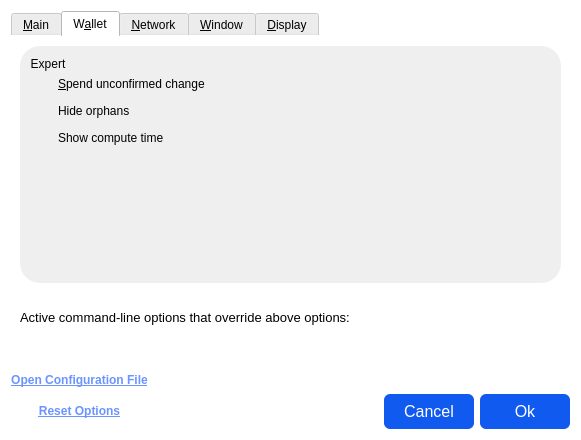
<?xml version="1.0" encoding="UTF-8"?>
<ui version="4.0">
 <class>OptionsDialog</class>
 <widget class="QDialog" name="OptionsDialog">
  <property name="geometry">
   <rect>
    <x>0</x>
    <y>0</y>
    <width>581</width>
    <height>440</height>
   </rect>
  </property>
  <property name="minimumSize">
   <size>
    <width>0</width>
    <height>0</height>
   </size>
  </property>
  <property name="windowTitle">
   <string>Options</string>
  </property>
  <property name="styleSheet">
   <string notr="true">background-color:white;
border:none;</string>
  </property>
  <property name="modal">
   <bool>true</bool>
  </property>
  <layout class="QVBoxLayout" name="verticalLayout">
   <item>
    <widget class="QTabWidget" name="tabWidget">
     <property name="styleSheet">
      <string notr="true"/>
     </property>
     <property name="currentIndex">
      <number>1</number>
     </property>
     <widget class="QWidget" name="tabMain">
      <property name="styleSheet">
       <string notr="true">padding-top:6px;
background-color:transparent;</string>
      </property>
      <attribute name="title">
       <string>&amp;Main</string>
      </attribute>
      <layout class="QVBoxLayout" name="verticalLayout_Main">
       <item>
        <widget class="QFrame" name="frame_2">
         <property name="minimumSize">
          <size>
           <width>0</width>
           <height>0</height>
          </size>
         </property>
         <property name="styleSheet">
          <string notr="true">#frame_2{
background-color:#10000000;
border-radius:20px;
padding:9px;
}</string>
         </property>
         <property name="frameShape">
          <enum>QFrame::StyledPanel</enum>
         </property>
         <property name="frameShadow">
          <enum>QFrame::Raised</enum>
         </property>
         <layout class="QVBoxLayout" name="verticalLayout_3">
          <property name="leftMargin">
           <number>0</number>
          </property>
          <property name="topMargin">
           <number>0</number>
          </property>
          <property name="rightMargin">
           <number>0</number>
          </property>
          <property name="bottomMargin">
           <number>0</number>
          </property>
          <item>
           <widget class="QCheckBox" name="bitcoinAtStartup">
            <property name="toolTip">
             <string>Automatically start %1 after logging in to the system.</string>
            </property>
            <property name="text">
             <string>&amp;Start %1 on system login</string>
            </property>
           </widget>
          </item>
          <item>
           <spacer name="horizontalSpacer_0_Main">
            <property name="orientation">
             <enum>Qt::Horizontal</enum>
            </property>
            <property name="sizeHint" stdset="0">
             <size>
              <width>40</width>
              <height>5</height>
             </size>
            </property>
           </spacer>
          </item>
          <item>
           <layout class="QHBoxLayout" name="horizontalLayout_Main_Prune">
            <item>
             <widget class="QCheckBox" name="prune">
              <property name="toolTip">
               <string>Disables some advanced features but all blocks will still be fully validated. Reverting this setting requires re-downloading the entire blockchain. Actual disk usage may be somewhat higher.</string>
              </property>
              <property name="text">
               <string>Prune &amp;block storage to</string>
              </property>
             </widget>
            </item>
            <item alignment="Qt::AlignHCenter">
             <widget class="QSpinBox" name="pruneSize">
              <property name="styleSheet">
               <string notr="true">border-bottom: 1px solid #bababa;</string>
              </property>
              <property name="alignment">
               <set>Qt::AlignCenter</set>
              </property>
             </widget>
            </item>
            <item>
             <widget class="QLabel" name="pruneSizeUnitLabel">
              <property name="text">
               <string>GB</string>
              </property>
              <property name="textFormat">
               <enum>Qt::PlainText</enum>
              </property>
             </widget>
            </item>
            <item>
             <spacer name="horizontalSpacer_Main_Prune">
              <property name="orientation">
               <enum>Qt::Horizontal</enum>
              </property>
              <property name="sizeHint" stdset="0">
               <size>
                <width>40</width>
                <height>20</height>
               </size>
              </property>
             </spacer>
            </item>
           </layout>
          </item>
          <item>
           <widget class="QLabel" name="pruneWarning">
            <property name="text">
             <string>Reverting this setting requires re-downloading the entire blockchain.</string>
            </property>
            <property name="textFormat">
             <enum>Qt::PlainText</enum>
            </property>
           </widget>
          </item>
          <item>
           <layout class="QHBoxLayout" name="horizontalLayout_2_Main">
            <item>
             <widget class="QLabel" name="databaseCacheLabel">
              <property name="text">
               <string>Size of &amp;database cache</string>
              </property>
              <property name="textFormat">
               <enum>Qt::PlainText</enum>
              </property>
              <property name="buddy">
               <cstring>databaseCache</cstring>
              </property>
             </widget>
            </item>
            <item alignment="Qt::AlignHCenter">
             <widget class="QSpinBox" name="databaseCache">
              <property name="styleSheet">
               <string notr="true">border-bottom: 1px solid #bababa;</string>
              </property>
              <property name="alignment">
               <set>Qt::AlignCenter</set>
              </property>
             </widget>
            </item>
            <item>
             <widget class="QLabel" name="databaseCacheUnitLabel">
              <property name="text">
               <string>MB</string>
              </property>
              <property name="textFormat">
               <enum>Qt::PlainText</enum>
              </property>
             </widget>
            </item>
            <item>
             <spacer name="horizontalSpacer_2_Main">
              <property name="orientation">
               <enum>Qt::Horizontal</enum>
              </property>
              <property name="sizeHint" stdset="0">
               <size>
                <width>40</width>
                <height>20</height>
               </size>
              </property>
             </spacer>
            </item>
           </layout>
          </item>
          <item>
           <layout class="QHBoxLayout" name="horizontalLayout_Main_VerifyLabel">
            <item>
             <widget class="QLabel" name="threadsScriptVerifLabel">
              <property name="text">
               <string>Number of script &amp;verification threads</string>
              </property>
              <property name="textFormat">
               <enum>Qt::PlainText</enum>
              </property>
              <property name="buddy">
               <cstring>threadsScriptVerif</cstring>
              </property>
             </widget>
            </item>
            <item alignment="Qt::AlignHCenter">
             <widget class="QSpinBox" name="threadsScriptVerif">
              <property name="toolTip">
               <string>(0 = auto, &lt;0 = leave that many cores free)</string>
              </property>
              <property name="styleSheet">
               <string notr="true">border-bottom: 1px solid #bababa;</string>
              </property>
              <property name="alignment">
               <set>Qt::AlignCenter</set>
              </property>
             </widget>
            </item>
            <item>
             <spacer name="horizontalSpacer_Main_Threads">
              <property name="orientation">
               <enum>Qt::Horizontal</enum>
              </property>
              <property name="sizeHint" stdset="0">
               <size>
                <width>40</width>
                <height>20</height>
               </size>
              </property>
             </spacer>
            </item>
           </layout>
          </item>
         </layout>
        </widget>
       </item>
      </layout>
     </widget>
     <widget class="QWidget" name="tabWallet">
      <property name="styleSheet">
       <string notr="true">padding-top:6px;</string>
      </property>
      <attribute name="title">
       <string>W&amp;allet</string>
      </attribute>
      <layout class="QVBoxLayout" name="verticalLayout_Wallet">
       <item>
        <widget class="QFrame" name="frame_3">
         <property name="minimumSize">
          <size>
           <width>0</width>
           <height>100</height>
          </size>
         </property>
         <property name="styleSheet">
          <string notr="true">#frame_3{
background-color:#10000000;
border-radius:20px;
padding:9px;
}</string>
         </property>
         <property name="frameShape">
          <enum>QFrame::StyledPanel</enum>
         </property>
         <property name="frameShadow">
          <enum>QFrame::Raised</enum>
         </property>
         <layout class="QVBoxLayout" name="verticalLayout_5">
          <property name="leftMargin">
           <number>0</number>
          </property>
          <property name="topMargin">
           <number>0</number>
          </property>
          <property name="rightMargin">
           <number>0</number>
          </property>
          <property name="bottomMargin">
           <number>0</number>
          </property>
          <item>
           <widget class="QGroupBox" name="groupBox">
            <property name="styleSheet">
             <string notr="true">background-color:transparent;</string>
            </property>
            <property name="title">
             <string>Expert</string>
            </property>
            <layout class="QVBoxLayout" name="verticalLayout_2">
             <item>
              <widget class="QCheckBox" name="spendZeroConfChange">
               <property name="toolTip">
                <string>If you disable the spending of unconfirmed change, the change from a transaction cannot be used until that transaction has at least one confirmation. This also affects how your balance is computed.</string>
               </property>
               <property name="text">
                <string>&amp;Spend unconfirmed change</string>
               </property>
              </widget>
             </item>
             <item>
              <widget class="QCheckBox" name="hideOrphans">
               <property name="text">
                <string>Hide orphans</string>
               </property>
              </widget>
             </item>
             <item>
              <widget class="QCheckBox" name="showComputeTime">
               <property name="text">
                <string>Show compute time</string>
               </property>
              </widget>
             </item>
            </layout>
           </widget>
          </item>
          <item>
           <spacer name="verticalSpacer_Wallet">
            <property name="orientation">
             <enum>Qt::Vertical</enum>
            </property>
            <property name="sizeHint" stdset="0">
             <size>
              <width>20</width>
              <height>125</height>
             </size>
            </property>
           </spacer>
          </item>
         </layout>
        </widget>
       </item>
      </layout>
     </widget>
     <widget class="QWidget" name="tabNetwork">
      <property name="styleSheet">
       <string notr="true">padding-top:6px;</string>
      </property>
      <attribute name="title">
       <string>&amp;Network</string>
      </attribute>
      <layout class="QVBoxLayout" name="verticalLayout_Network">
       <item>
        <widget class="QFrame" name="frame_5">
         <property name="minimumSize">
          <size>
           <width>0</width>
           <height>0</height>
          </size>
         </property>
         <property name="styleSheet">
          <string notr="true">#frame_5{
background-color:#10000000;
border-radius:20px;
padding:9px;
}</string>
         </property>
         <property name="frameShape">
          <enum>QFrame::StyledPanel</enum>
         </property>
         <property name="frameShadow">
          <enum>QFrame::Raised</enum>
         </property>
         <layout class="QVBoxLayout" name="verticalLayout_7">
          <property name="leftMargin">
           <number>0</number>
          </property>
          <property name="topMargin">
           <number>0</number>
          </property>
          <property name="rightMargin">
           <number>0</number>
          </property>
          <property name="bottomMargin">
           <number>0</number>
          </property>
          <item>
           <widget class="QFrame" name="frame_4">
            <property name="minimumSize">
             <size>
              <width>0</width>
              <height>0</height>
             </size>
            </property>
            <property name="styleSheet">
             <string notr="true">background-color:transparent;</string>
            </property>
            <property name="frameShape">
             <enum>QFrame::StyledPanel</enum>
            </property>
            <property name="frameShadow">
             <enum>QFrame::Raised</enum>
            </property>
            <layout class="QVBoxLayout" name="verticalLayout_6">
             <property name="leftMargin">
              <number>0</number>
             </property>
             <property name="topMargin">
              <number>0</number>
             </property>
             <property name="rightMargin">
              <number>0</number>
             </property>
             <property name="bottomMargin">
              <number>0</number>
             </property>
             <item>
              <widget class="QCheckBox" name="mapPortUpnp">
               <property name="toolTip">
                <string>Automatically open the Veil client port on the router. This only works when your router supports UPnP and it is enabled.</string>
               </property>
               <property name="text">
                <string>Map port using &amp;UPnP</string>
               </property>
              </widget>
             </item>
             <item>
              <widget class="QCheckBox" name="allowIncoming">
               <property name="toolTip">
                <string>Accept connections from outside.</string>
               </property>
               <property name="text">
                <string>Allow incomin&amp;g connections</string>
               </property>
              </widget>
             </item>
             <item>
              <widget class="QCheckBox" name="connectSocks">
               <property name="toolTip">
                <string>Connect to the Veil network through a SOCKS5 proxy.</string>
               </property>
               <property name="text">
                <string>&amp;Connect through SOCKS5 proxy (default proxy):</string>
               </property>
              </widget>
             </item>
             <item>
              <layout class="QHBoxLayout" name="horizontalLayout_1_Network">
               <item>
                <widget class="QLabel" name="proxyIpLabel">
                 <property name="text">
                  <string>Proxy &amp;IP:</string>
                 </property>
                 <property name="textFormat">
                  <enum>Qt::PlainText</enum>
                 </property>
                 <property name="buddy">
                  <cstring>proxyIp</cstring>
                 </property>
                </widget>
               </item>
               <item>
                <widget class="QValidatedLineEdit" name="proxyIp">
                 <property name="minimumSize">
                  <size>
                   <width>140</width>
                   <height>0</height>
                  </size>
                 </property>
                 <property name="maximumSize">
                  <size>
                   <width>140</width>
                   <height>16777215</height>
                  </size>
                 </property>
                 <property name="toolTip">
                  <string>IP address of the proxy (e.g. IPv4: 127.0.0.1 / IPv6: ::1)</string>
                 </property>
                </widget>
               </item>
               <item>
                <widget class="QLabel" name="proxyPortLabel">
                 <property name="text">
                  <string>&amp;Port:</string>
                 </property>
                 <property name="textFormat">
                  <enum>Qt::PlainText</enum>
                 </property>
                 <property name="buddy">
                  <cstring>proxyPort</cstring>
                 </property>
                </widget>
               </item>
               <item>
                <widget class="QLineEdit" name="proxyPort">
                 <property name="minimumSize">
                  <size>
                   <width>55</width>
                   <height>0</height>
                  </size>
                 </property>
                 <property name="maximumSize">
                  <size>
                   <width>55</width>
                   <height>16777215</height>
                  </size>
                 </property>
                 <property name="toolTip">
                  <string>Port of the proxy (e.g. 9050)</string>
                 </property>
                </widget>
               </item>
               <item>
                <spacer name="horizontalSpacer_1_Network">
                 <property name="orientation">
                  <enum>Qt::Horizontal</enum>
                 </property>
                 <property name="sizeHint" stdset="0">
                  <size>
                   <width>40</width>
                   <height>20</height>
                  </size>
                 </property>
                </spacer>
               </item>
              </layout>
             </item>
             <item>
              <layout class="QHBoxLayout" name="horizontalLayout_2_Network">
               <item>
                <widget class="QLabel" name="proxyActiveNets">
                 <property name="text">
                  <string>Used for reaching peers via:</string>
                 </property>
                 <property name="textFormat">
                  <enum>Qt::PlainText</enum>
                 </property>
                </widget>
               </item>
               <item>
                <widget class="QCheckBox" name="proxyReachIPv4">
                 <property name="enabled">
                  <bool>false</bool>
                 </property>
                 <property name="toolTip">
                  <string>Shows if the supplied default SOCKS5 proxy is used to reach peers via this network type.</string>
                 </property>
                 <property name="text">
                  <string/>
                 </property>
                </widget>
               </item>
               <item>
                <widget class="QLabel" name="proxyReachIPv4Label">
                 <property name="text">
                  <string>IPv4</string>
                 </property>
                 <property name="textFormat">
                  <enum>Qt::PlainText</enum>
                 </property>
                </widget>
               </item>
               <item>
                <widget class="QCheckBox" name="proxyReachIPv6">
                 <property name="enabled">
                  <bool>false</bool>
                 </property>
                 <property name="toolTip">
                  <string>Shows if the supplied default SOCKS5 proxy is used to reach peers via this network type.</string>
                 </property>
                 <property name="text">
                  <string/>
                 </property>
                </widget>
               </item>
               <item>
                <widget class="QLabel" name="proxyReachIPv6Label">
                 <property name="text">
                  <string>IPv6</string>
                 </property>
                 <property name="textFormat">
                  <enum>Qt::PlainText</enum>
                 </property>
                </widget>
               </item>
               <item>
                <widget class="QCheckBox" name="proxyReachTor">
                 <property name="enabled">
                  <bool>false</bool>
                 </property>
                 <property name="toolTip">
                  <string>Shows if the supplied default SOCKS5 proxy is used to reach peers via this network type.</string>
                 </property>
                 <property name="text">
                  <string/>
                 </property>
                </widget>
               </item>
               <item>
                <widget class="QLabel" name="proxyReachTorLabel">
                 <property name="text">
                  <string>Tor</string>
                 </property>
                 <property name="textFormat">
                  <enum>Qt::PlainText</enum>
                 </property>
                </widget>
               </item>
               <item>
                <spacer name="horizontalSpacer_2_Network">
                 <property name="orientation">
                  <enum>Qt::Horizontal</enum>
                 </property>
                 <property name="sizeHint" stdset="0">
                  <size>
                   <width>40</width>
                   <height>20</height>
                  </size>
                 </property>
                </spacer>
               </item>
              </layout>
             </item>
             <item>
              <widget class="QCheckBox" name="connectSocksTor">
               <property name="toolTip">
                <string>Connect to the Veil network through a separate SOCKS5 proxy for Tor hidden services.</string>
               </property>
               <property name="text">
                <string>Use separate SOCKS&amp;5 proxy to reach peers via Tor hidden services:</string>
               </property>
              </widget>
             </item>
             <item>
              <layout class="QHBoxLayout" name="horizontalLayout_3_Network">
               <item>
                <widget class="QLabel" name="proxyIpTorLabel">
                 <property name="text">
                  <string>Proxy &amp;IP:</string>
                 </property>
                 <property name="textFormat">
                  <enum>Qt::PlainText</enum>
                 </property>
                 <property name="buddy">
                  <cstring>proxyIpTor</cstring>
                 </property>
                </widget>
               </item>
               <item>
                <widget class="QValidatedLineEdit" name="proxyIpTor">
                 <property name="minimumSize">
                  <size>
                   <width>140</width>
                   <height>0</height>
                  </size>
                 </property>
                 <property name="maximumSize">
                  <size>
                   <width>140</width>
                   <height>16777215</height>
                  </size>
                 </property>
                 <property name="toolTip">
                  <string>IP address of the proxy (e.g. IPv4: 127.0.0.1 / IPv6: ::1)</string>
                 </property>
                </widget>
               </item>
               <item>
                <widget class="QLabel" name="proxyPortTorLabel">
                 <property name="text">
                  <string>&amp;Port:</string>
                 </property>
                 <property name="textFormat">
                  <enum>Qt::PlainText</enum>
                 </property>
                 <property name="buddy">
                  <cstring>proxyPortTor</cstring>
                 </property>
                </widget>
               </item>
               <item>
                <widget class="QLineEdit" name="proxyPortTor">
                 <property name="minimumSize">
                  <size>
                   <width>55</width>
                   <height>0</height>
                  </size>
                 </property>
                 <property name="maximumSize">
                  <size>
                   <width>55</width>
                   <height>16777215</height>
                  </size>
                 </property>
                 <property name="toolTip">
                  <string>Port of the proxy (e.g. 9050)</string>
                 </property>
                </widget>
               </item>
               <item>
                <spacer name="horizontalSpacer_4_Network">
                 <property name="orientation">
                  <enum>Qt::Horizontal</enum>
                 </property>
                 <property name="sizeHint" stdset="0">
                  <size>
                   <width>40</width>
                   <height>20</height>
                  </size>
                 </property>
                </spacer>
               </item>
              </layout>
             </item>
             <item>
              <spacer name="verticalSpacer_Network">
               <property name="orientation">
                <enum>Qt::Vertical</enum>
               </property>
               <property name="sizeHint" stdset="0">
                <size>
                 <width>20</width>
                 <height>1</height>
                </size>
               </property>
              </spacer>
             </item>
            </layout>
           </widget>
          </item>
         </layout>
        </widget>
       </item>
      </layout>
     </widget>
     <widget class="QWidget" name="tabWindow">
      <property name="styleSheet">
       <string notr="true">padding-top:6px;</string>
      </property>
      <attribute name="title">
       <string>&amp;Window</string>
      </attribute>
      <layout class="QVBoxLayout" name="verticalLayout_Window">
       <item>
        <widget class="QFrame" name="frame_6">
         <property name="minimumSize">
          <size>
           <width>0</width>
           <height>100</height>
          </size>
         </property>
         <property name="styleSheet">
          <string notr="true">#frame_6{
background-color:#10000000;
border-radius:20px;
padding:9px;
}</string>
         </property>
         <property name="frameShape">
          <enum>QFrame::StyledPanel</enum>
         </property>
         <property name="frameShadow">
          <enum>QFrame::Raised</enum>
         </property>
         <layout class="QVBoxLayout" name="verticalLayout_77">
          <property name="leftMargin">
           <number>0</number>
          </property>
          <property name="topMargin">
           <number>0</number>
          </property>
          <property name="rightMargin">
           <number>0</number>
          </property>
          <property name="bottomMargin">
           <number>0</number>
          </property>
          <item>
            <widget class="QFrame" name="frame_9">
              <property name="minimumSize">
                <size>
                  <width>0</width>
                  <height>0</height>
                </size>
              </property>
              <property name="styleSheet">
                <string notr="true">background-color:transparent;</string>
              </property>
              <property name="frameShape">
                <enum>QFrame::StyledPanel</enum>
              </property>
              <property name="frameShadow">
                <enum>QFrame::Raised</enum>
              </property>
              <layout class="QVBoxLayout" name="verticalLayout_10">
                <property name="leftMargin">
                  <number>0</number>
                </property>
                <property name="topMargin">
                  <number>0</number>
                </property>
                <property name="rightMargin">
                  <number>0</number>
                </property>
                <property name="bottomMargin">
                  <number>0</number>
                </property>
                <item>
                 <widget class="QCheckBox" name="minimizeToTray">
                  <property name="toolTip">
                   <string>Show only a tray icon after minimizing the window.</string>
                  </property>
                  <property name="text">
                   <string>&amp;Minimize to the tray instead of the taskbar</string>
                  </property>
                 </widget>
                </item>
                <item>
                 <widget class="QCheckBox" name="hideTrayIcon">
                  <property name="toolTip">
                   <string>Hide the icon from the system tray.</string>
                  </property>
                  <property name="text">
                   <string>&amp;Hide tray icon</string>
                  </property>
                 </widget>
                </item>
                <item>
                 <widget class="QCheckBox" name="minimizeOnClose">
                  <property name="toolTip">
                   <string>Minimize instead of exit the application when the window is closed. When this option is enabled, the application will be closed only after selecting Exit in the menu.</string>
                  </property>
                  <property name="text">
                   <string>M&amp;inimize on close</string>
                  </property>
                 </widget>
                </item>
                <item>
                 <spacer name="verticalSpacer_2">
                  <property name="orientation">
                   <enum>Qt::Vertical</enum>
                  </property>
                  <property name="sizeHint" stdset="0">
                   <size>
                    <width>20</width>
                    <height>40</height>
                   </size>
                  </property>
                 </spacer>
                </item>
              </layout>
            </widget>
           </item>
         </layout>
        </widget>
       </item>
      </layout>
     </widget>
     <widget class="QWidget" name="tabDisplay">
      <property name="styleSheet">
       <string notr="true">padding-top:6px;</string>
      </property>
      <attribute name="title">
       <string>&amp;Display</string>
      </attribute>
      <layout class="QVBoxLayout" name="verticalLayout_Display">
       <item>
        <widget class="QFrame" name="frame_8">
         <property name="styleSheet">
          <string notr="true">#frame_8{
background-color:#10000000;
border-radius:20px;
padding:9px;
}</string>
         </property>
         <property name="frameShape">
          <enum>QFrame::StyledPanel</enum>
         </property>
         <property name="frameShadow">
          <enum>QFrame::Raised</enum>
         </property>
         <layout class="QVBoxLayout" name="verticalLayout_9">
          <property name="leftMargin">
           <number>0</number>
          </property>
          <property name="topMargin">
           <number>0</number>
          </property>
          <property name="rightMargin">
           <number>0</number>
          </property>
          <property name="bottomMargin">
           <number>0</number>
          </property>
          <item>
           <widget class="QFrame" name="frame_7">
            <property name="minimumSize">
             <size>
              <width>0</width>
              <height>100</height>
             </size>
            </property>
            <property name="styleSheet">
             <string notr="true">background-color:transparent;</string>
            </property>
            <property name="frameShape">
             <enum>QFrame::StyledPanel</enum>
            </property>
            <property name="frameShadow">
             <enum>QFrame::Raised</enum>
            </property>
            <layout class="QVBoxLayout" name="verticalLayout_8">
             <property name="leftMargin">
              <number>0</number>
             </property>
             <property name="topMargin">
              <number>0</number>
             </property>
             <property name="rightMargin">
              <number>0</number>
             </property>
             <property name="bottomMargin">
              <number>0</number>
             </property>
             <item>
              <layout class="QHBoxLayout" name="horizontalLayout_1_Display">
               <item>
                <widget class="QLabel" name="langLabel">
                 <property name="styleSheet">
                  <string notr="true">font-size:13px;</string>
                 </property>
                 <property name="text">
                  <string>User Interface &amp;language:</string>
                 </property>
                 <property name="textFormat">
                  <enum>Qt::PlainText</enum>
                 </property>
                 <property name="buddy">
                  <cstring>lang</cstring>
                 </property>
                </widget>
               </item>
               <item>
                <widget class="QValueComboBox" name="lang">
                 <property name="toolTip">
                  <string>The user interface language can be set here. This setting will take effect after restarting %1.</string>
                 </property>
                 <property name="styleSheet">
                  <string notr="true">QValueComboBox{
	font-size:13px;
	qproperty-alignment: AlignCenter;
    selection-color: #000000;
}

QValueComboBox QFrame{
	background-color:white;
}

QValueComboBox::drop-down {
   background-color:white;
   color:#bababa;
}
QToolTip {
    color: #ffffff;
    background-color: #6f9bf5;
    font-size:11pt;
    border: none;
    border-radius:20px;
    padding:6px;
    margin:0px;
    min-height: 35px;
    qproperty-alignment: 'AlignVCenter | AlignCenter';
}</string>
                 </property>
                </widget>
               </item>
              </layout>
             </item>
             <item>
              <layout class="QHBoxLayout" name="horizontalLayout_2_Display">
               <item>
                <widget class="QLabel" name="unitLabel">
                 <property name="styleSheet">
                  <string notr="true">font-size:13px;</string>
                 </property>
                 <property name="text">
                  <string>&amp;Unit to show amounts in:</string>
                 </property>
                 <property name="textFormat">
                  <enum>Qt::PlainText</enum>
                 </property>
                 <property name="buddy">
                  <cstring>unit</cstring>
                 </property>
                </widget>
               </item>
               <item>
                <widget class="QValueComboBox" name="unit">
                 <property name="toolTip">
                  <string>Choose the default subdivision unit to show in the interface and when sending coins.</string>
                 </property>
                 <property name="styleSheet">
                  <string notr="true">QValueComboBox{
	font-size:13px;
	qproperty-alignment: AlignCenter;
    selection-color: #000000;
}

QValueComboBox QFrame{
	background-color:white;
}

QValueComboBox::drop-down {
   background-color:white;
   color:#bababa;
}

QToolTip {
    color: #ffffff;
    background-color: #6f9bf5;
    font-size:11pt;
    border: none;
    border-radius:20px;
    padding:6px;
    margin:0px;
    min-height: 35px;
    qproperty-alignment: 'AlignVCenter | AlignCenter';
}</string>
                 </property>
                </widget>
               </item>
              </layout>
             </item>
             <item>
              <layout class="QHBoxLayout" name="horizontalLayout_3_Display">
               <item>
                <widget class="QLabel" name="thirdPartyTxUrlsLabel">
                 <property name="toolTip">
                  <string>Third party URLs (e.g. a block explorer) that appear in the transactions tab as context menu items. %s in the URL is replaced by transaction hash. Multiple URLs are separated by vertical bar |.</string>
                 </property>
                 <property name="styleSheet">
                  <string notr="true">font-size:13px;</string>
                 </property>
                 <property name="text">
                  <string>&amp;Third party transaction URLs</string>
                 </property>
                 <property name="buddy">
                  <cstring>thirdPartyTxUrls</cstring>
                 </property>
                </widget>
               </item>
               <item>
                <widget class="QLineEdit" name="thirdPartyTxUrls">
                 <property name="toolTip">
                  <string>Third party URLs (e.g. a block explorer) that appear in the transactions tab as context menu items. %s in the URL is replaced by transaction hash. Multiple URLs are separated by vertical bar |.</string>
                 </property>
                 <property name="styleSheet">
                  <string notr="true">font-size:13px;</string>
                 </property>
                </widget>
               </item>
              </layout>
             </item>
             <item>
              <spacer name="verticalSpacer_Display">
               <property name="orientation">
                <enum>Qt::Vertical</enum>
               </property>
               <property name="sizeHint" stdset="0">
                <size>
                 <width>20</width>
                 <height>115</height>
                </size>
               </property>
              </spacer>
             </item>
            </layout>
           </widget>
          </item>
         </layout>
        </widget>
       </item>
      </layout>
     </widget>
    </widget>
   </item>
   <item>
    <widget class="QFrame" name="frame">
     <layout class="QVBoxLayout" name="verticalLayout_Bottom">
      <item>
       <layout class="QHBoxLayout" name="horizontalLayout_Bottom">
        <item>
         <widget class="QLabel" name="overriddenByCommandLineInfoLabel">
          <property name="styleSheet">
           <string notr="true">font-size:13px;</string>
          </property>
          <property name="text">
           <string>Active command-line options that override above options:</string>
          </property>
          <property name="textFormat">
           <enum>Qt::PlainText</enum>
          </property>
         </widget>
        </item>
        <item>
         <spacer name="horizontalSpacer_Bottom">
          <property name="orientation">
           <enum>Qt::Horizontal</enum>
          </property>
          <property name="sizeHint" stdset="0">
           <size>
            <width>40</width>
            <height>20</height>
           </size>
          </property>
         </spacer>
        </item>
       </layout>
      </item>
      <item>
       <widget class="QLabel" name="overriddenByCommandLineLabel">
        <property name="text">
         <string/>
        </property>
        <property name="textFormat">
         <enum>Qt::PlainText</enum>
        </property>
        <property name="wordWrap">
         <bool>true</bool>
        </property>
       </widget>
      </item>
     </layout>
    </widget>
   </item>
   <item>
    <layout class="QHBoxLayout" name="horizontalLayout_Buttons">
     <item>
      <layout class="QVBoxLayout" name="verticalLayout_Buttons">
       <item>
        <widget class="QPushButton" name="openBitcoinConfButton">
         <property name="font">
          <font>
           <weight>75</weight>
           <bold>true</bold>
           <underline>true</underline>
          </font>
         </property>
         <property name="cursor">
          <cursorShape>PointingHandCursor</cursorShape>
         </property>
         <property name="toolTip">
          <string>Open the %1 configuration file from the working directory.</string>
         </property>
         <property name="styleSheet">
          <string notr="true">color: rgb(106,148,255);</string>
         </property>
         <property name="text">
          <string>Open Configuration File</string>
         </property>
         <property name="icon">
          <iconset resource="../veil.qrc">
           <normaloff>:/icons/open</normaloff>:/icons/open</iconset>
         </property>
         <property name="autoDefault">
          <bool>false</bool>
         </property>
        </widget>
       </item>
       <item>
        <widget class="QPushButton" name="resetButton">
         <property name="font">
          <font>
           <weight>75</weight>
           <bold>true</bold>
           <underline>true</underline>
          </font>
         </property>
         <property name="cursor">
          <cursorShape>PointingHandCursor</cursorShape>
         </property>
         <property name="toolTip">
          <string>Reset all client options to default.</string>
         </property>
         <property name="styleSheet">
          <string notr="true">color: rgb(106,148,255);</string>
         </property>
         <property name="text">
          <string>&amp;Reset Options</string>
         </property>
         <property name="icon">
          <iconset resource="../veil.qrc">
           <normaloff>:/icons/ic-reset-options</normaloff>:/icons/ic-reset-options</iconset>
         </property>
         <property name="autoDefault">
          <bool>false</bool>
         </property>
        </widget>
       </item>
      </layout>
     </item>
     <item>
      <spacer name="horizontalSpacer_1">
       <property name="orientation">
        <enum>Qt::Horizontal</enum>
       </property>
       <property name="sizeHint" stdset="0">
        <size>
         <width>40</width>
         <height>48</height>
        </size>
       </property>
      </spacer>
     </item>
     <item>
      <widget class="QLabel" name="statusLabel">
       <property name="minimumSize">
        <size>
         <width>200</width>
         <height>0</height>
        </size>
       </property>
       <property name="font">
        <font>
         <weight>75</weight>
         <bold>true</bold>
        </font>
       </property>
       <property name="text">
        <string/>
       </property>
       <property name="textFormat">
        <enum>Qt::PlainText</enum>
       </property>
       <property name="wordWrap">
        <bool>true</bool>
       </property>
      </widget>
     </item>
     <item>
      <spacer name="horizontalSpacer_2">
       <property name="orientation">
        <enum>Qt::Horizontal</enum>
       </property>
       <property name="sizeHint" stdset="0">
        <size>
         <width>40</width>
         <height>48</height>
        </size>
       </property>
      </spacer>
     </item>
     <item>
      <layout class="QVBoxLayout" name="verticalLayout_4">
       <item>
        <spacer name="verticalSpacer">
         <property name="orientation">
          <enum>Qt::Vertical</enum>
         </property>
         <property name="sizeHint" stdset="0">
          <size>
           <width>20</width>
           <height>40</height>
          </size>
         </property>
        </spacer>
       </item>
       <item>
        <layout class="QHBoxLayout" name="horizontalLayout">
         <item>
          <widget class="QPushButton" name="cancelButton">
           <property name="minimumSize">
            <size>
             <width>90</width>
             <height>0</height>
            </size>
           </property>
           <property name="styleSheet">
            <string notr="true">#cancelButton{
border-radius: 6px;
color: #FFFFFF;
font-size: 16px;
background-color:#105aef;
line-height:10px;
padding:8 20 8 20;
}

cancelButton:hover {
background-color:#0e45b4;
}</string>
           </property>
           <property name="text">
            <string>Cancel</string>
           </property>
           <property name="autoDefault">
            <bool>false</bool>
           </property>
          </widget>
         </item>
         <item>
          <widget class="QPushButton" name="okButton">
           <property name="minimumSize">
            <size>
             <width>90</width>
             <height>0</height>
            </size>
           </property>
           <property name="styleSheet">
            <string notr="true">#okButton{
border-radius: 6px;
color: #FFFFFF;
font-size: 16px;
background-color:#105aef;
line-height:10px;
padding:8 20 8 20;
}

okButton:hover {
background-color:#0e45b4;
}</string>
           </property>
           <property name="text">
            <string>Ok</string>
           </property>
           <property name="autoDefault">
            <bool>false</bool>
           </property>
           <property name="default">
            <bool>true</bool>
           </property>
          </widget>
         </item>
        </layout>
       </item>
      </layout>
     </item>
    </layout>
   </item>
  </layout>
 </widget>
 <customwidgets>
  <customwidget>
   <class>QValidatedLineEdit</class>
   <extends>QLineEdit</extends>
   <header>qt/qvalidatedlineedit.h</header>
  </customwidget>
  <customwidget>
   <class>QValueComboBox</class>
   <extends>QComboBox</extends>
   <header>qt/qvaluecombobox.h</header>
  </customwidget>
 </customwidgets>
 <resources>
  <include location="../veil.qrc"/>
 </resources>
 <connections/>
</ui>
